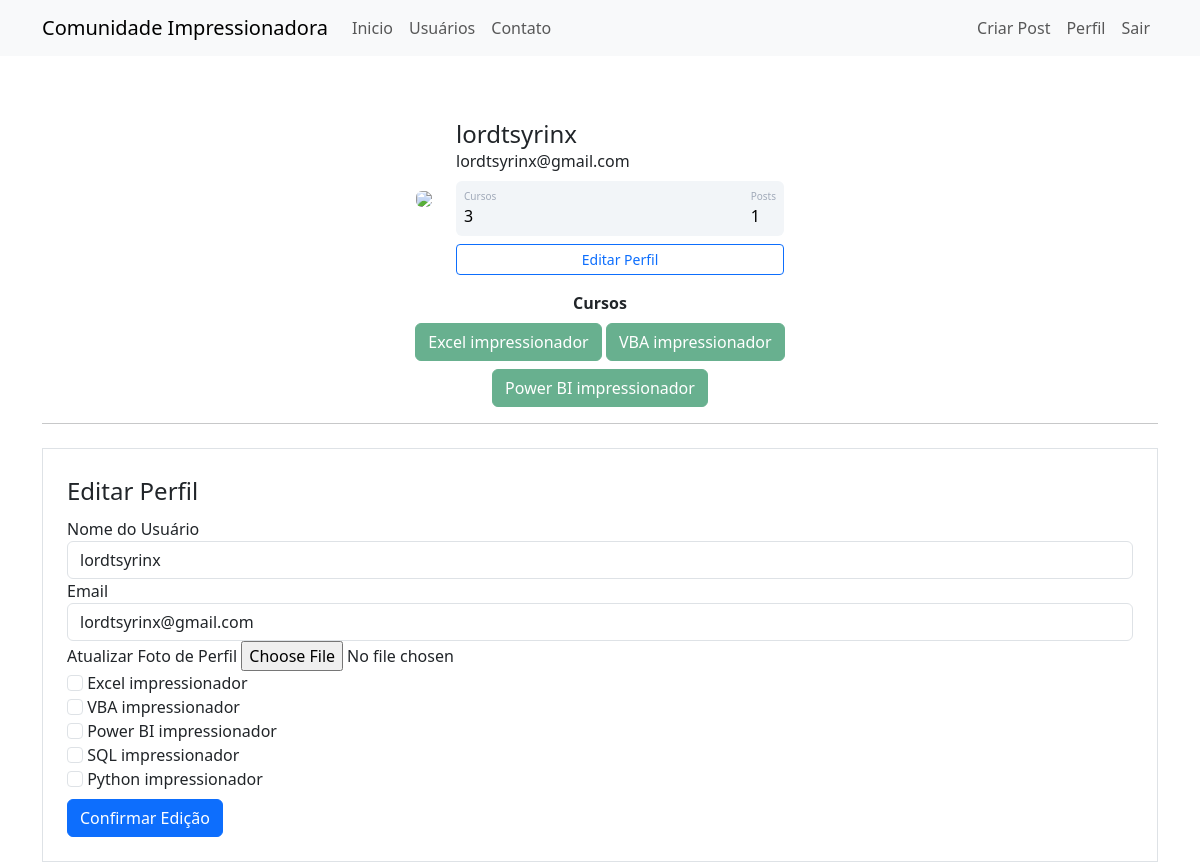
Screenshot of /perfil/editar (signed in) with the database file from the repository.
### comunidadeimpressionadora/models.py (models this page shows)
class Usuario(database.Model, UserMixin):
    id = database.Column(database.Integer, primary_key=True)
    email = database.Column(database.String, nullable=False, unique=True)
    username = database.Column(database.String, nullable=False)
    senha = database.Column(database.String, nullable=False)
    foto_perfil = database.Column(database.String, default='default.jpg')
    posts = database.relationship("Post", backref="autor", lazy=True)
    cursos = database.Column(database.String, nullable=False, default='Não informado')
    def contar_posts(self):
        return len(self.posts)

### comunidadeimpressionadora/routes.py (the view)
@app.route("/perfil/editar", methods=["GET", "POST"])
@login_required
def editar_perfil():
    form_editar_perfil = FormEditarPerfil()
    if form_editar_perfil.validate_on_submit():
        current_user.email = form_editar_perfil.email.data
        current_user.username = form_editar_perfil.username.data
        if form_editar_perfil.foto_perfil.data:
            nome_imagem = salvar_imagem(form_editar_perfil.foto_perfil.data)
            current_user.foto_perfil = nome_imagem
        current_user.cursos = atualizar_cursos(form_editar_perfil)
        database.session.commit()
        flash("Edição finalizada","alert-success")
        return redirect(url_for('perfil'))
    elif request.method == 'GET':
        form_editar_perfil.email.data = current_user.email
        form_editar_perfil.username.data = current_user.username
    foto_perfil = url_for('static', filename='fotos_perfil/{}'.format(current_user.foto_perfil))
    return render_template("editarperfil.html", form_editar_perfil=form_editar_perfil, foto_perfil=foto_perfil)

### comunidadeimpressionadora/forms.py (shortened to what this page needs)
class FormEditarPerfil(FlaskForm):
    email = StringField("Email", validators=[DataRequired(), Email()])
    foto_perfil = FileField("Atualizar Foto de Perfil", validators=[FileAllowed(['jpeg','png'])])
    curso_excel = BooleanField("Excel impressionador")
    curso_vba = BooleanField("VBA impressionador")
    curso_bi = BooleanField("Power BI impressionador")
    curso_sql = BooleanField("SQL impressionador")
    curso_py = BooleanField("Python impressionador")
    username = StringField("Nome do Usuário", validators=[DataRequired()])
    botao_editar_perfil = SubmitField("Confirmar Edição")

### comunidadeimpressionadora/models.py (called while the page is built)
@login_manager.user_loader
def load_usuario(id_usuario):
    return Usuario.query.get(int(id_usuario))

### comunidadeimpressionadora/templates/editarperfil.html (shortened to what this page needs)
{% extends 'perfil.html' %}
{% block form_editar_perfil %}
    <div class="container">
        <hr>
        <div class="row">
            <div class="col">
                <form method="POST" action="" class="border p-4 mt-2" enctype="multipart/form-data">
                    <legend>Editar Perfil</legend>
                    <fieldset>
                        <div class="form-group">
                            {{ form_editar_perfil.username.label(class="form-control-label") }}
                            {% if form_editar_perfil.username.errors %}
                                {{ form_editar_perfil.username(class="form-control is-invalid") }}
                            <div class="invalid-feedback">
                                {% for erro in form_editar_perfil.username.errors %}
                                    {{ erro }}
                                {% endfor %}
                            </div>
                            {% else %}
                                {{ form_editar_perfil.username(class="form-control") }}
                            {% endif %}
                        </div>
                        <div class="form-group">
                            {{ form_editar_perfil.email.label(class="form-control-label") }}
                            {% if form_editar_perfil.email.errors %}
                                {{ form_editar_perfil.email(class="form-control is-invalid") }}
                            <div class="invalid-feedback">
                                {% for erro in form_editar_perfil.email.errors %}
                                    {{ erro }}
                                {% endfor %}
                            </div>
                            {% else %}
                                {{ form_editar_perfil.email(class="form-control") }}
                            {% endif %}
                        </div>
                        <div class="form-group">
                            {{ form_editar_perfil.foto_perfil.label }}
                            {{ form_editar_perfil.foto_perfil(class="form-control-file") }}
                        </div>
                        {% for campo in form_editar_perfil %}
                            {% if 'curso_' in campo.name %}
                                <div class="form-group">
                                    {{ campo(class="form-check-input") }}
                                    {{ campo.label(class="form-check-label")}}
                                </div>
                            {% endif %}
                        {% endfor %}
                    </fieldset>
                    {{ form_editar_perfil.botao_editar_perfil(class="btn btn-primary mt-2") }}
                </form>
            </div>
        </div>
    </div>
{% endblock %}

### comunidadeimpressionadora/templates/perfil.html
{% extends 'base.html' %}
{% block body %}
<div class="container mt-5 d-flex justify-content-center">
    <div class="card p-3">
        <div class="d-flex align-items-center">
            <div class="image pe-4">
                <img src=" {{ foto_perfil }}" class="rounded" width="200" >
            </div>
                <div class="ml-3 w-100">
                   <h4 class="mb-0 mt-0">{{ current_user.username }}</h4>
                   <span>{{ current_user.email }}</span>
                   <div class="p-2 mt-2 bg-primary d-flex justify-content-between rounded text-white stats">
                       {% if current_user.cursos == "Não informado" %}
                           <div class="d-flex flex-column"> <span class="articles">Cursos</span> <span class="number1">0</span> </div>
                       {% else %}
                           <div class="d-flex flex-column"> <span class="articles">Cursos</span> <span class="number1">{{ current_user.cursos.count(';') + 1 }}</span> </div>
                       {% endif %}
                       <div class="d-flex flex-column">
                            <span class="rating">Posts</span>
                            <span class="number3">{{ current_user.contar_posts() }}</span>
                       </div>
                   </div>
                   <div class="button mt-2 d-flex flex-row align-items-center">
                       <a class="w-100" href="{{ url_for('editar_perfil') }}">
                    <button class="btn btn-sm btn-outline-primary w-100">Editar Perfil</button>
                       </a>
                   </div>
                </div>
        </div>
    </div>
</div>
<div class="row justify-content-center">
    <div class="col col-4" style="text-align: center">
        <strong>Cursos</strong><br>
        {% for curso in current_user.cursos.split(";") %}
            <button type="button" class="btn btn-success mt-2" disabled>{{ curso }}</button>
        {% endfor %}
    </div>
</div>
{% block form_editar_perfil %}
{% endblock %}
{% endblock %}

### comunidadeimpressionadora/static/main.css (style rules this page uses)
.card { width: 400px; border: none; border-radius: 10px; background-color: #fff; }
.stats { background: #f2f5f8 !important; color: #000 !important; }
.articles { font-size:10px; color: #a1aab9; }
.number1 { font-weight:500; }
.rating { font-size:10px; color: #a1aab9; }
.number3 { font-weight:500; }

### rows the page displays
Usuario: username "lordtsyrinx", email "lordtsyrinx@gmail.com", cursos "3"

### other values shown
{{ current_user.contar_posts() }} "1"
{{ curso }} "Excel impressionador" "VBA impressionador" "Power BI impressionador"
{{ campo.label(class="form-check-label") }} "Excel impressionador" "VBA impressionador" "Power BI impressionador" "SQL impressionador" "Python impressionador"
